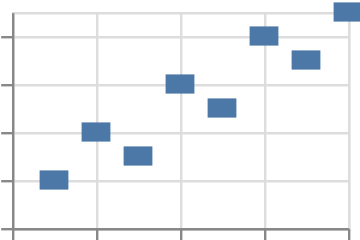

This figure's Vega-Lite source:
### Vega-Lite specification from a JSON file in a GitHub repository (floating-point values rounded to 4 significant figures)
{"$schema": "https://vega.github.io/schema/vega-lite/v6.json", "padding": 5, "autosize": "none", "data": {"name": "table", "values": [{"c": "A", "g": "p", "x": 1, "y": 2, "v": 5, "t": "2024-01-15", "o": {"v": 3}, "IMDB Rating": 6.1, "d": "x1"}, {"c": "B", "g": "q", "x": 2, "y": 4, "v": 9, "t": "2024-02-20", "o": {"v": 7}, "IMDB Rating": 7.4, "d": "x2"}, {"c": "A", "g": "q", "x": 3, "y": 3, "v": 2, "t": "2024-03-05", "o": {"v": 1}, "IMDB Rating": 5.2, "d": "x1"}, {"c": "C", "g": "p", "x": 4, "y": 6, "v": 7, "t": "2024-05-30", "o": {"v": 4}, "IMDB Rating": 8.8, "d": "x3"}, {"c": "B", "g": "p", "x": 5, "y": 5, "v": 4, "t": "2024-07-11", "o": {"v": 9}, "IMDB Rating": 6.9, "d": "x2"}, {"c": "C", "g": "q", "x": 6, "y": 8, "v": 6, "t": "2024-09-02", "o": {"v": 2}, "IMDB Rating": 7.7, "d": "x3"}, {"c": "A", "g": "p", "x": 7, "y": 7, "v": 8, "t": "2024-11-25", "o": {"v": 5}, "IMDB Rating": 4.4, "d": "x1"}, {"c": "B", "g": "q", "x": 8, "y": 9, "v": 3, "t": "2024-12-31", "o": {"v": 8}, "IMDB Rating": 9.1, "d": "x2"}]}, "width": 140, "height": 90, "mark": {"type": "rect", "width": 12, "height": 8}, "encoding": {"x": {"field": "x", "type": "quantitative"}, "y": {"field": "y", "type": "quantitative"}}}
